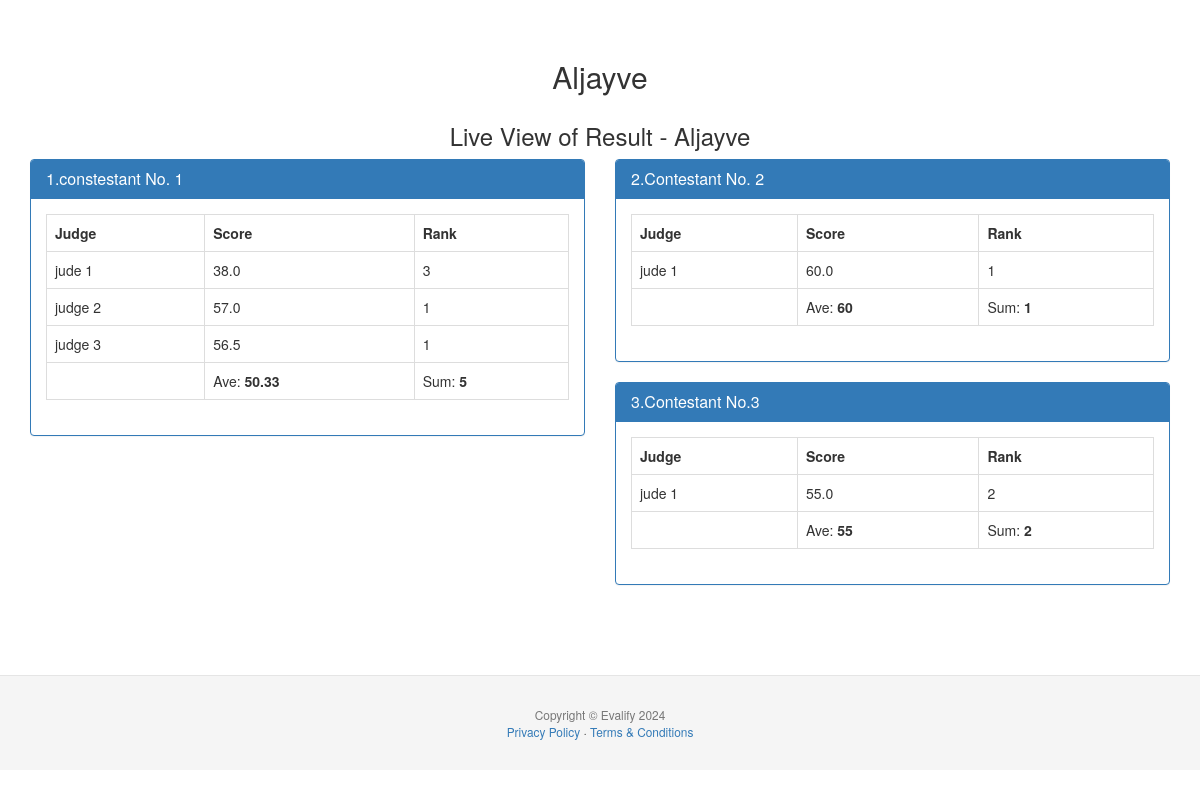
The page /ref_view.php (signed in) on the database its author committed.
### tables this page shows
CREATE TABLE `main_event` (
  `mainevent_id` int(11) NOT NULL,
  `event_name` varchar(255) NOT NULL,
  `status` varchar(50) NOT NULL,
  `organizer_id` int(11) NOT NULL,
  `sy` varchar(9) NOT NULL,
  `date_start` date NOT NULL,
  `date_end` date NOT NULL,
  `place` varchar(255) NOT NULL
);

CREATE TABLE `sub_event` (
  `subevent_id` int(11) NOT NULL,
  `mainevent_id` int(11) NOT NULL,
  `organizer_id` int(11) NOT NULL,
  `event_name` varchar(255) NOT NULL,
  `status` varchar(50) NOT NULL,
  `eventdate` date NOT NULL,
  `eventtime` time NOT NULL,
  `view` varchar(15) NOT NULL,
  `place` text NOT NULL
);

CREATE TABLE `contestants` (
  `contestant_id` int(11) NOT NULL,
  `fullname` varchar(255) NOT NULL,
  `subevent_id` int(11) NOT NULL,
  `contestant_ctr` int(11) NOT NULL,
  `status` varchar(50) NOT NULL,
  `txt_code` varchar(255) NOT NULL,
  `rand_code` int(11) NOT NULL
);

CREATE TABLE `judges` (
  `judge_id` int(11) NOT NULL,
  `subevent_id` int(11) NOT NULL,
  `judge_ctr` int(11) NOT NULL,
  `fullname` varchar(255) NOT NULL,
  `code` varchar(6) NOT NULL,
  `jtype` varchar(25) NOT NULL
);

CREATE TABLE `sub_results` (
  `subresult_id` int(11) NOT NULL,
  `subevent_id` int(11) NOT NULL,
  `mainevent_id` int(11) NOT NULL,
  `contestant_id` int(11) NOT NULL,
  `judge_id` int(11) NOT NULL,
  `total_score` decimal(11,1) NOT NULL,
  `deduction` decimal(11,1) NOT NULL,
  `criteria_ctr1` decimal(11,1) NOT NULL,
  `criteria_ctr2` decimal(11,1) NOT NULL,
  `criteria_ctr3` decimal(11,1) NOT NULL,
  `criteria_ctr4` decimal(11,1) NOT NULL,
  `criteria_ctr5` decimal(11,1) NOT NULL,
  `criteria_ctr6` decimal(11,1) NOT NULL,
  `criteria_ctr7` decimal(11,1) NOT NULL,
  `criteria_ctr8` decimal(11,1) NOT NULL,
  `criteria_ctr9` decimal(11,1) NOT NULL,
  `criteria_ctr10` decimal(11,1) NOT NULL,
  `comments` text NOT NULL,
  `rank` varchar(11) NOT NULL,
  `judge_rank_stat` varchar(15) NOT NULL,
  `place_title` varchar(25) NOT NULL
);

### ref_view.php (the view, shortened to what this page needs)
<!DOCTYPE html>
<html lang="en">
   <?php
   include('header.php');
   include('session.php');
    ?>
  <body data-spy="scroll" data-target=".bs-docs-sidebar">
  <div class="container">
    <div class="row">
      <div class="span12">
        <?php
        $s_event_query = $conn->query("SELECT * FROM sub_event WHERE view='activated'") or die(mysql_error());
        while ($s_event_row = $s_event_query->fetch()) {
            $active_sub_event = $s_event_row['subevent_id'];
            $active_main_event = $s_event_row['mainevent_id'];
            $event_query = $conn->query("SELECT * FROM main_event WHERE mainevent_id='$active_main_event'") or die(mysql_error());
            while ($event_row = $event_query->fetch()) { ?>
                <center>
                <table>
                    <tr>
                        <td align="center">
                            <h2><?php echo $event_row['event_name']; ?></h2>
                        </td>
                    </tr>
                    <tr>
                        <td align="center">
                            <h3>Live View of Result - <?php echo $s_event_row['event_name']; ?></h3>
                        </td>
                    </tr>
                </table>
                </center>
                <?php
                $o_result_query = $conn->query("SELECT DISTINCT contestant_id FROM sub_results WHERE mainevent_id='$active_main_event' AND subevent_id='$active_sub_event' ORDER BY contestant_id ASC") or die(mysql_error());
                while ($o_result_row = $o_result_query->fetch()) {
                    $contestant_id = $o_result_row['contestant_id']; ?>
                    <div class="col-lg-6">
                        <div class="panel panel-primary">
                            <?php
                            $cname_query = $conn->query("SELECT * FROM contestants WHERE contestant_id='$contestant_id'") or die(mysql_error());
                            while ($cname_row = $cname_query->fetch()) { ?>
                                <div class="panel-heading">
                                    <h3 class="panel-title"><?php echo $cname_row['contestant_ctr'] . "." . $cname_row['fullname']; ?></h3>
                                </div>
                            <?php } ?>
                            <div class="panel-body">
                                <table class="table table-bordered">
                                    <tr>
                                        <th>Judge</th>
                                        <th>Score</th>
                                        <th>Rank</th>
                                    </tr>
                                    <?php
                                    $divz = 0;
                                    $totx_score = 0;
                                    $rank_score = 0;
                                    $tot_score_query = $conn->query("SELECT * FROM sub_results WHERE contestant_id='$contestant_id'") or die(mysql_error());
                                    while ($tot_score_row = $tot_score_query->fetch()) {
                                        $divz += 1;
                                    }
                                    $tot_score_query = $conn->query("SELECT judge_id, total_score, rank FROM sub_results WHERE contestant_id='$contestant_id'") or die(mysql_error());
                                    while ($tot_score_row = $tot_score_query->fetch()) {
                                        $totx_score += (int)$tot_score_row['total_score'];
                                        $rank_score += (int)$tot_score_row['rank'];
                                    ?>
                                        <tr>
                                            <td><?php
                                            $judge_idzz = $tot_score_row['judge_id'];
                                            $jjxx_query = $conn->query("SELECT * FROM judges WHERE judge_id='$judge_idzz'") or die(mysql_error());
                                            while ($jjxx_row = $jjxx_query->fetch()) {
                                                echo $jjxx_row['fullname'];
                                            }
                                            ?></td>
                                            <td><?php echo $tot_score_row['total_score']; ?></td>
                                            <td><?php echo $tot_score_row['rank']; ?></td>
                                        </tr>
                                    <?php } ?>
                                    <tr>
                                        <td></td>
                                        <td>Ave: <b><?php echo round($totx_score / $divz, 2); ?></b></td>
                                        <td>Sum: <b><?php echo $rank_score; ?></b></td>
                                    </tr>
                                </table>
                            </div>
                        </div>
                    </div>
                <?php } ?>
            <?php } ?>
        <?php } ?>
      </div>
    </div>
  </div>
  <?php include('footer.php'); ?>
</body>
</html>

### assets/css/docs.css (style rules this page uses)
body { position: relative; padding-top: 40px; }

### rows shown on the page
sub_event: event_name "Aljayve"
main_event: event_name "Aljayve", divz "50.33", rank_score "5", divz "60", rank_score "1", divz "55", rank_score "2"
contestants: contestant_ctr "1", fullname "constestant No. 1"
sub_results: total_score "38.0", rank "3"
judges: fullname "jude 1"
sub_results: total_score "57.0", rank "1"
judges: fullname "judge 2"
sub_results: total_score "56.5", rank "1"
judges: fullname "judge 3"
contestants: contestant_ctr "2", fullname "Contestant No. 2"
sub_results: total_score "60.0", rank "1"
contestants: contestant_ctr "3", fullname "Contestant No.3"
sub_results: total_score "55.0", rank "2"
